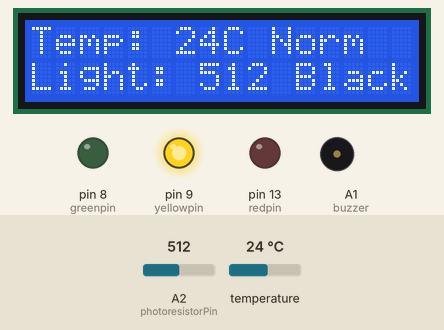
Simulated run of this sketch. Board: Arduino Uno, built with avr-gcc and run on an emulated ATmega328P. Parts: 16×2 character LCD, output pins drawn as LEDs (lit = HIGH), buzzer (waves = sounding). Inputs (shaded band) come from the test bench; at power-on: A2 (photoresistorPin) = 512, temperature 24 °C. What the sketch prints to the serial monitor is not drawn.

Above: at 1.2 s.
1.3 s: A2 (photoresistorPin) set to 308
At 2.4 s:
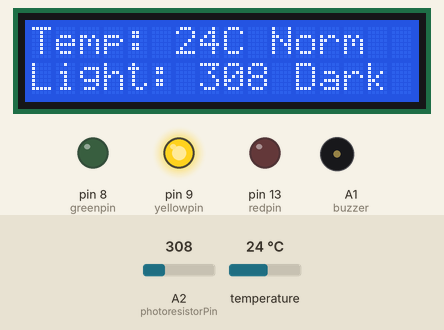
5.4 s: A2 (photoresistorPin) set to 292
At 6.9 s:
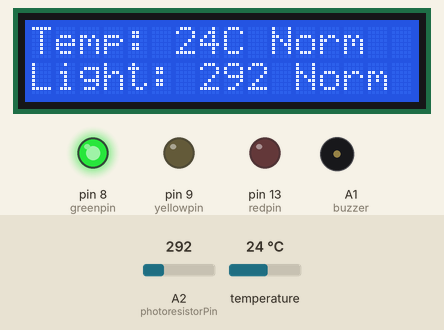
9.5 s: temperature set to 26.5 °C
At 11.3 s:
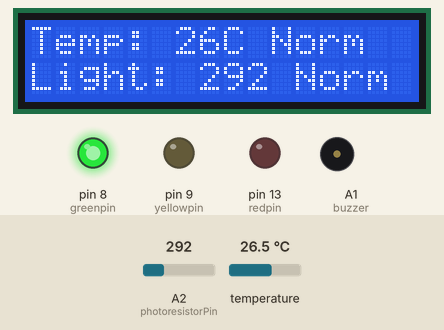
13.0 s: temperature set to 27.7 °C
At 14.4 s:
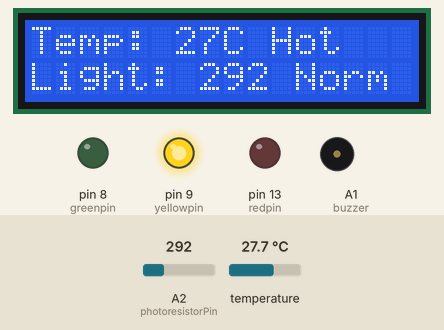
17.1 s: temperature set to 29.1 °C
At 18.6 s:
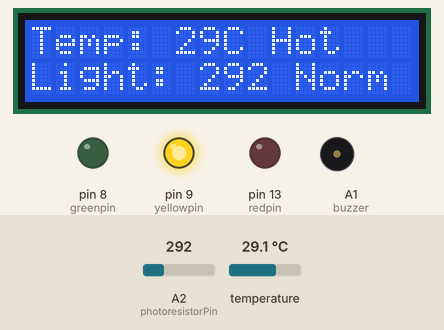
20.3 s: temperature set to 30.4 °C
At 21.7 s:
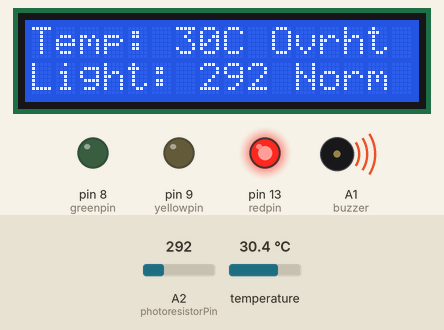
Timing chart, 0 to 25.4 s (numbered marks = the images above; inputs shaded):
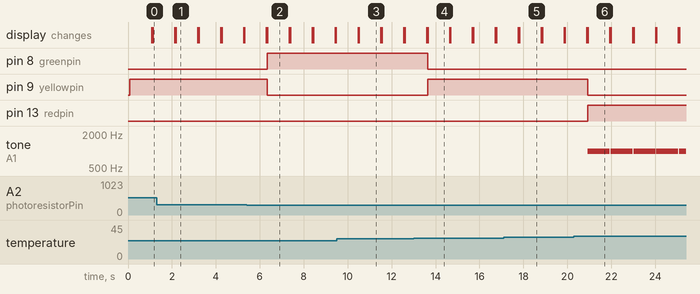

The sketch:

WeatherStationCode-07.05.19.ino
```cpp
#include <OneWire.h>
#include <LiquidCrystal.h>

// initialize the library by associating any needed LCD interface pin
// with the arduino pin number it is connected to
const int rs = 12, en = 11, d4 = 5, d5 = 4, d6 = 3, d7 = 2;
LiquidCrystal lcd(rs, en, d4, d5, d6, d7);
int photoresistorPin = A2; // выбор вх.пина для фоторезистора
int photoresistorValue = 0; // переменная для значения принятого от датчика

int greenpin = 8;
int yellowpin = 9;
int redpin = 13;
int buzzer = A1;

int overheattemp = 30;
int hottemp = 27;
int coldtemp = 20;

int greenled = 0;
int yellowled = 0;
int redled = 0;

int allgood = 0;
int warning = 0;
int danger = 0;
int noswarning = 0;

void lightgreen(){
  digitalWrite(greenpin, HIGH);
}

void lightyellow(){
  digitalWrite(yellowpin, HIGH);
}

void lightred(){
  digitalWrite(redpin, HIGH);
}

void lightonlygreen(){
  digitalWrite(greenpin, HIGH);
  digitalWrite(yellowpin, LOW);
  digitalWrite(redpin, LOW);
}

void lightonlyyellow(){
  digitalWrite(yellowpin, HIGH);
  digitalWrite(greenpin, LOW);
  digitalWrite(redpin, LOW);
}

void lightonlyred(){
  digitalWrite(redpin, HIGH);
  digitalWrite(greenpin, LOW);
  digitalWrite(yellowpin, LOW);
}

void nolight(){
  digitalWrite(redpin, LOW);
  digitalWrite(greenpin, LOW);
  digitalWrite(yellowpin, LOW);
}

// DS18S20 Temperature chip i/o
OneWire ds(10);  // on pin 10

void setup(void) {
  // initialize inputs/outputs
  // start serial port

  Serial.begin(9600);
  lcd.begin(16, 2);
  pinMode(greenpin, OUTPUT);
  pinMode(yellowpin, OUTPUT);
  pinMode(redpin, OUTPUT);
  pinMode(buzzer, OUTPUT);
  // Print a message to the LCD.
}

void loop(void) {

  //For conversion of raw data to C
  start:
  int HighByte, LowByte, TReading, SignBit, Tc_100, Whole, Fract;

  byte i;
  byte present = 0;
  byte data[12];
  byte addr[8];


  photoresistorValue = analogRead(photoresistorPin);
  Serial.println(photoresistorValue, DEC);


  if ( !ds.search(addr)) {
      //Serial.print("No more addresses.\n");
      ds.reset_search();
      return;
  }

  //Serial.print("R=");
  for( i = 0; i < 8; i++) {
    //Serial.print(addr[i], HEX);
    //Serial.print(" ");
  }

  if ( OneWire::crc8( addr, 7) != addr[7]) {
      //Serial.print("CRC is not valid!\n");
      return;
  }

  if ( addr[0] == 0x10) {
      //Serial.print("Device is a DS18S20 family device.\n");
  }
  else if ( addr[0] == 0x28) {
      //Serial.print("Device is a DS18B20 family device.\n");
  }
  else {
      //Serial.print("Device family is not recognized: 0x");
      //Serial.println(addr[0],HEX);
      return;
  }

  ds.reset();
  ds.select(addr);
  ds.write(0x44,1);         // start conversion, with parasite power on at the end
     // maybe 750ms is enough, maybe not
  // we might do a ds.depower() here, but the reset will take care of it.

  present = ds.reset();
  ds.select(addr);
  ds.write(0xBE);         // Read Scratchpad

 // Serial.print("P=");
  //Serial.print(present,HEX);
  //Serial.print(" ");
  for ( i = 0; i < 9; i++) {           // we need 9 bytes
    data[i] = ds.read();
    //Serial.print(data[i], HEX);
    //Serial.print(" ");
  }
 // Serial.print(" CRC=");
  //Serial.print( OneWire::crc8( data, 8), HEX);
 // Serial.println();

  //Conversion of raw data to C
  LowByte = data[0];
  HighByte = data[1];
  TReading = (HighByte << 8) + LowByte;
  SignBit = TReading & 0x8000;  // test most sig bit
  if (SignBit) // negative
  {
    TReading = (TReading ^ 0xffff) + 1; // 2's comp
  }
  Tc_100 = (6 * TReading) + TReading / 4;    // multiply by (100 * 0.0625) or 6.25

  Whole = Tc_100 / 100;  // separate off the whole and fractional portions
  Fract = Tc_100 % 100;


  if (SignBit) // If its negative
  {
     Serial.print("-");
  }
  Serial.print(Whole);
  //Serial.print(".");
  if (Fract < 10)
  {
     Serial.print("0");
  }
  //Serial.print(Fract);

  Serial.print("\n");

  lcd.print("Temp: ");
  lcd.setCursor(14, 0);
  lcd.setCursor(6, 0);
  lcd.print(Whole);
  lcd.print("C");
  lcd.setCursor(0, 1);
  lcd.print("Light: ");
  lcd.setCursor(7, 1);
  lcd.print(photoresistorValue);
  if (photoresistorValue < 100 && photoresistorValue >= 50 )
  {
    lcd.setCursor(11, 1);
    lcd.print("Light");
  }
  else if (photoresistorValue < 49)
  {
    lcd.setCursor(11, 1);
    lcd.print("Bright");
    noswarning++;
  }
  else if (photoresistorValue > 101 && photoresistorValue < 299)
  {
    lcd.setCursor(11, 1);
    lcd.print("Norm");
  }
  else if (photoresistorValue > 300 && photoresistorValue < 449)
  {
    lcd.setCursor(11, 1);
    lcd.print("Dark");
    noswarning++;
  }
  else if (photoresistorValue > 450)
  {
    lcd.setCursor(11, 1);
    lcd.print("Black");
    noswarning++;
  }
  if (Whole >= hottemp && Whole < overheattemp)
    {
     warning++;
     lcd.setCursor(10, 0);
     lcd.print("Hot");
    }
  else if (Whole <= coldtemp)
  {
    lcd.setCursor(10, 0);
    lcd.print("Cold");
  }
  else if (Whole >= overheattemp)
  {
   lcd.setCursor(10, 0);
   lcd.print("Ovrht");
   warning++;
   warning++;
  }
  else
  {
   lcd.setCursor(10, 0);
   lcd.print("Norm");
  }
    if (warning == 1)
    {
     lightonlyyellow();
    }
    if (warning == 1 || noswarning == 1)
    {
     lightonlyyellow();
    }
    else if (warning >= 2)
    {
    lightonlyred();
    tone(buzzer, 1000);
    }
    else if (warning == 0 && noswarning == 0)
    {
     lightonlygreen();
    }

  else
  {
    nolight();
  }

  delay(1000);
  Serial.println(warning);
  noTone(buzzer);
  lcd.clear();
  warning = 0;
  noswarning = 0;
  }

  //End conversion to C
```

Measured:
- the behaviour switches between 301 and 300 on A2 (photoresistorPin) (found by bisection; images 1 and 2)
- the behaviour switches between 26.9 and 27 °C on temperature (found by bisection; images 3 and 4)
- the behaviour switches between 29.9 and 30 °C on temperature (found by bisection; images 5 and 6)
- after the input at 1.3 s, the display: first differs from a run without the input after 0.87 s (image 1)
- after the input at 5.4 s, pin 8 (greenpin): LOW → HIGH after 0.94 s; pin 9 (yellowpin): HIGH → LOW after 0.94 s; the display: first differs from a run without the input after 0.94 s (image 2)
- after the input at 9.5 s, the display: first differs from a run without the input after 1.0 s (image 3)
- after the input at 13.0 s, pin 8 (greenpin): HIGH → LOW after 0.64 s; pin 9 (yellowpin): LOW → HIGH after 0.64 s; the display: first differs from a run without the input after 0.64 s (image 4)
- after the input at 17.1 s, the display: first differs from a run without the input after 0.70 s (image 5)
- after the input at 20.3 s, pin 9 (yellowpin): HIGH → LOW after 0.63 s; pin 13 (redpin): LOW → HIGH after 0.63 s; tone on A1 (buzzer): alternates 1000 Hz for 1.0 s and silent for 0.04 s, starting after 0.63 s; the display: first differs from a run without the input after 0.63 s (image 6)
